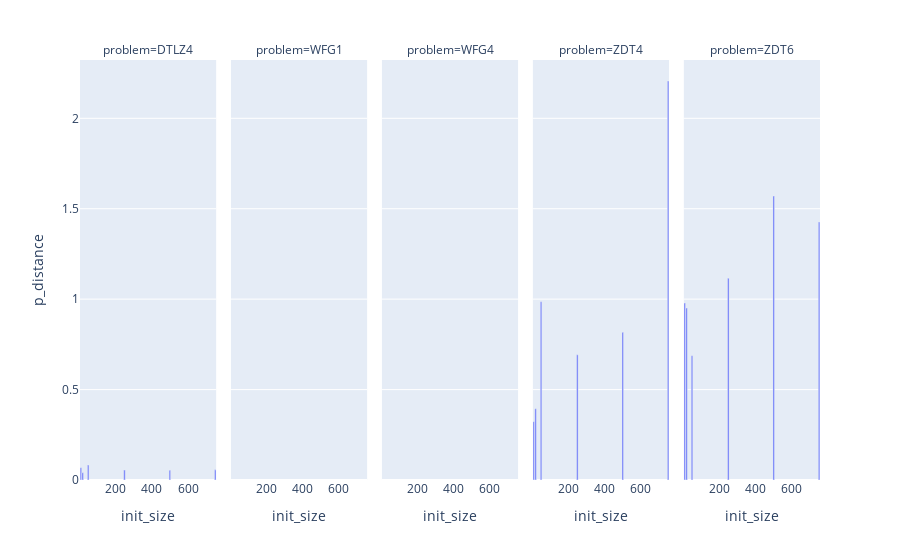

This figure's notebook cell:
### Code cell
temp_df = all_experimrnts.query('i_fevals==1000').groupby(['problem', 'init_size']).mean().reset_index()
temp_df
px.bar(temp_df, x="init_size", y="p_distance", facet_col="problem", barmode="group")

### Figure 1 — Plotly figure (JSON) as saved in the notebook; plotly's stock layout.template omitted (floating-point values rounded to 4 significant figures)
{"data": [{"alignmentgroup": "True", "hoverlabel": {"namelength": 0}, "hovertemplate": "problem=DTLZ4<br>init_size=%{x}<br>p_distance=%{y}", "legendgroup": "", "marker": {"color": "#636efa"}, "name": "", "offsetgroup": "", "orientation": "v", "showlegend": false, "textposition": "auto", "type": "bar", "x": [10, 20, 50, 250, 500, 750], "xaxis": "x", "y": [0.06838, 0.04042, 0.08246, 0.05489, 0.05398, 0.0561], "yaxis": "y"}, {"alignmentgroup": "True", "hoverlabel": {"namelength": 0}, "hovertemplate": "problem=WFG1<br>init_size=%{x}<br>p_distance=%{y}", "legendgroup": "", "marker": {"color": "#636efa"}, "name": "", "offsetgroup": "", "orientation": "v", "showlegend": false, "textposition": "auto", "type": "bar", "x": [10, 20, 50, 250, 500, 750], "xaxis": "x2", "y": [null, null, null, null, null, null], "yaxis": "y2"}, {"alignmentgroup": "True", "hoverlabel": {"namelength": 0}, "hovertemplate": "problem=WFG4<br>init_size=%{x}<br>p_distance=%{y}", "legendgroup": "", "marker": {"color": "#636efa"}, "name": "", "offsetgroup": "", "orientation": "v", "showlegend": false, "textposition": "auto", "type": "bar", "x": [10, 20, 50, 250, 500, 750], "xaxis": "x3", "y": [null, null, null, null, null, null], "yaxis": "y3"}, {"alignmentgroup": "True", "hoverlabel": {"namelength": 0}, "hovertemplate": "problem=ZDT4<br>init_size=%{x}<br>p_distance=%{y}", "legendgroup": "", "marker": {"color": "#636efa"}, "name": "", "offsetgroup": "", "orientation": "v", "showlegend": false, "textposition": "auto", "type": "bar", "x": [10, 20, 50, 250, 500, 750], "xaxis": "x4", "y": [0.3227, 0.3939, 0.9862, 0.6923, 0.8163, 2.206], "yaxis": "y4"}, {"alignmentgroup": "True", "hoverlabel": {"namelength": 0}, "hovertemplate": "problem=ZDT6<br>init_size=%{x}<br>p_distance=%{y}", "legendgroup": "", "marker": {"color": "#636efa"}, "name": "", "offsetgroup": "", "orientation": "v", "showlegend": false, "textposition": "auto", "type": "bar", "x": [10, 20, 50, 250, 500, 750], "xaxis": "x5", "y": [0.9785, 0.951, 0.6876, 1.116, 1.57, 1.427], "yaxis": "y5"}], "layout": {"annotations": [{"font": {}, "showarrow": false, "text": "problem=DTLZ4", "x": 0.092, "xanchor": "center", "xref": "paper", "y": 1, "yanchor": "bottom", "yref": "paper"}, {"font": {}, "showarrow": false, "text": "problem=WFG1", "x": 0.296, "xanchor": "center", "xref": "paper", "y": 1, "yanchor": "bottom", "yref": "paper"}, {"font": {}, "showarrow": false, "text": "problem=WFG4", "x": 0.5, "xanchor": "center", "xref": "paper", "y": 1, "yanchor": "bottom", "yref": "paper"}, {"font": {}, "showarrow": false, "text": "problem=ZDT4", "x": 0.704, "xanchor": "center", "xref": "paper", "y": 1, "yanchor": "bottom", "yref": "paper"}, {"font": {}, "showarrow": false, "text": "problem=ZDT6", "x": 0.908, "xanchor": "center", "xref": "paper", "y": 1, "yanchor": "bottom", "yref": "paper"}], "autosize": true, "barmode": "group", "legend": {"tracegroupgap": 0}, "margin": {"t": 60}, "xaxis": {"anchor": "y", "autorange": true, "domain": [0, 0.184], "range": [5, 755], "title": {"text": "init_size"}, "type": "linear"}, "xaxis2": {"anchor": "y2", "autorange": true, "domain": [0.204, 0.388], "matches": "x", "range": [5, 755], "title": {"text": "init_size"}, "type": "linear"}, "xaxis3": {"anchor": "y3", "autorange": true, "domain": [0.408, 0.592], "matches": "x", "range": [5, 755], "title": {"text": "init_size"}, "type": "linear"}, "xaxis4": {"anchor": "y4", "autorange": true, "domain": [0.612, 0.796], "matches": "x", "range": [5, 755], "title": {"text": "init_size"}, "type": "linear"}, "xaxis5": {"anchor": "y5", "autorange": true, "domain": [0.816, 1], "matches": "x", "range": [5, 755], "title": {"text": "init_size"}, "type": "linear"}, "yaxis": {"anchor": "x", "autorange": true, "domain": [0, 1], "range": [-1, 4], "title": {"text": "p_distance"}, "type": "linear"}, "yaxis2": {"anchor": "x2", "autorange": true, "domain": [0, 1], "matches": "y", "range": [-1, 4], "showticklabels": false}, "yaxis3": {"anchor": "x3", "autorange": true, "domain": [0, 1], "matches": "y", "range": [-1, 4], "showticklabels": false}, "yaxis4": {"anchor": "x4", "autorange": true, "domain": [0, 1], "matches": "y", "range": [-1, 4], "showticklabels": false, "type": "linear"}, "yaxis5": {"anchor": "x5", "autorange": true, "domain": [0, 1], "matches": "y", "range": [-1, 4], "showticklabels": false, "type": "linear"}}}
